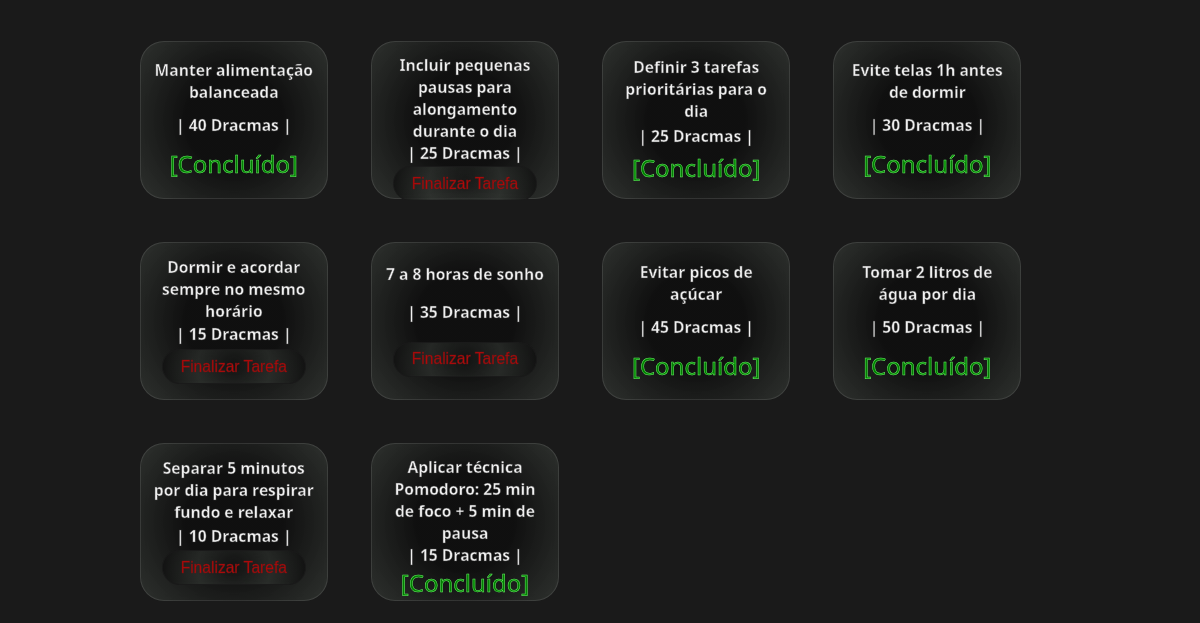
/menu (signed in, lower part), run on an earlier commit of the app's database.
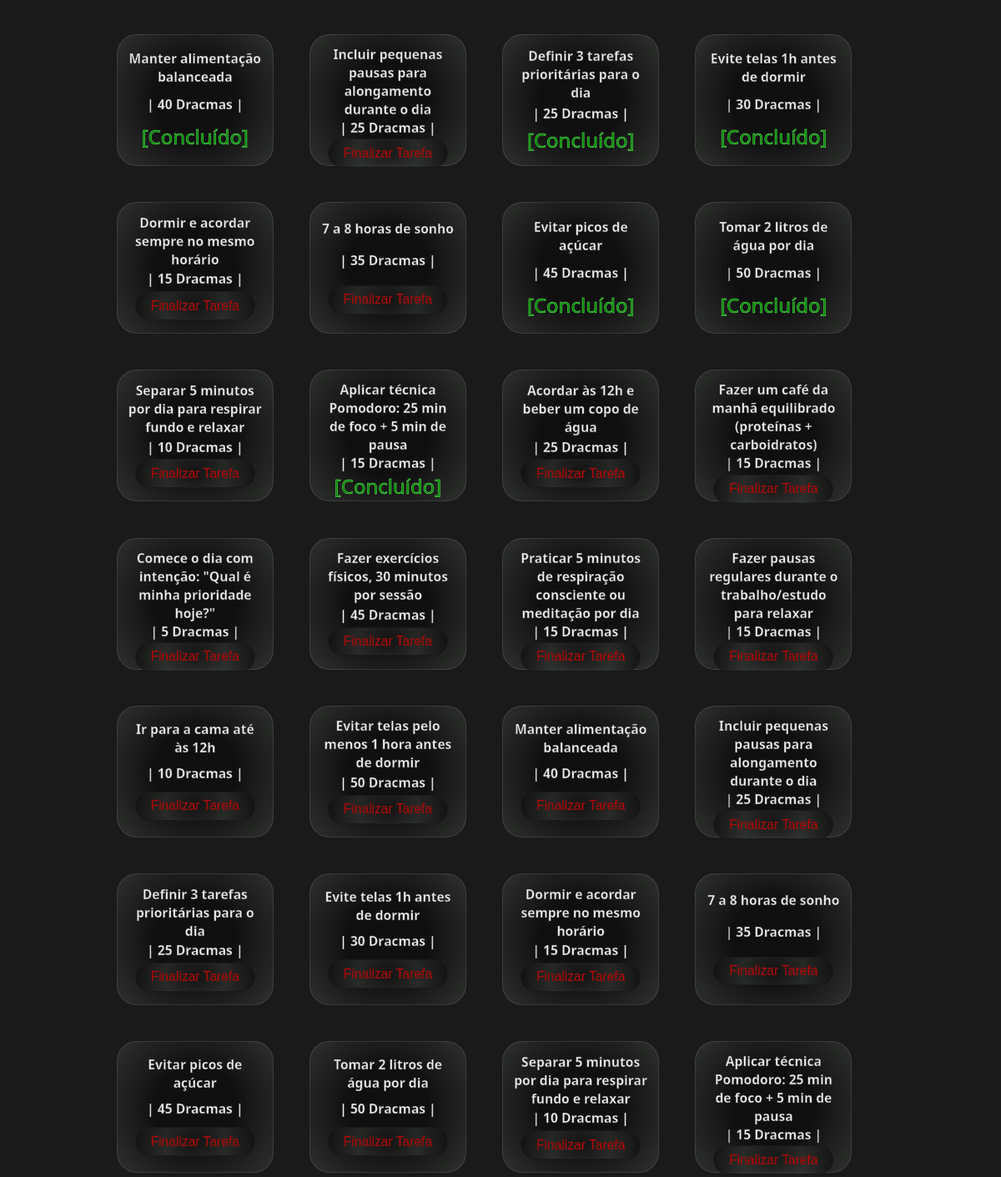
And on a later commit of the database.
### banco_de_dados/models.py (models this page shows)
class Task(Base):
    __tablename__ = 'task'
    task_id = Column(Integer, primary_key=True, autoincrement=True)
    user_id = Column(Integer, ForeignKey('user.user_id'), nullable=False)
    titulo = Column(String(100), nullable=False)
    pilulas_recompensa = Column(Integer, nullable=False)
    concluido = Column(Boolean, default=False)
    user = relationship('User', back_populates='tasks')
    user_tasks = relationship('UserTasks', back_populates='task')

### app.py (the view)
@app.route('/menu')
@login_required
def menu():
    reiniciarTask()
    db_session = DB_Session()
    try:
        user_id = session['user_id']
        user = db_session.query(User).get(user_id)
        pilulas = user.pilulas if user else 0
        tasks = db_session.query(Task).filter(Task.user_id.is_(user_id)).all()
    finally:
        db_session.close()
    return render_template('index.html', tarefas=tasks, pilulas_totais=pilulas)

### app.py (called while the page is built)
def login_required(f): #recebe outra funcao como parametro, por exemplo a rota index
    @wraps(f) #mantem o nome e a documentação da função original
    def decorated_function(*args, **kwargs):
        if 'user_id' not in session:
            flash("Você precisa estar logado.")
            return redirect(url_for('login')) # se nao tiver logado, irar impedir o acesso do usario a aqla pagina
        return f(*args, **kwargs) #se logado, execulta a funcao normalmente
    return decorated_function

### banco_de_dados/services.py (called while the page is built, shortened)
def reiniciarTask():
    db_session = DB_Session()
    try:
        controle = db_session.query(ControleReset).first()
        hoje = date.today()
        if controle.data_ultima_reset != hoje:
            db_session.query(Task).update({Task.concluido: False})
            controle.data_ultima_reset = hoje
            db_session.commit()
    finally:
        db_session.close()

### templates/index.html (shortened to what this page needs)
<!doctype html>
<html lang="en">
<head>
    <link rel="stylesheet" href="{{ url_for('static', filename='style.css') }}">
</head>
<body id="body_index">
    <main id="main_conteiner">
        <div id="d_tarefas">
                <ul id="ul_tarefas">
                    {% for tarefa in tarefas %}
                        <li id="li_tarefas">
                            <strong>{{ tarefa.titulo }}</strong>
                            <strong>| {{ tarefa.pilulas_recompensa }} Dracmas |</strong>
                            {% if tarefa.concluido %}
                                <span>[Concluído]</span>
                            {% else %}
                                <form action="{{ url_for('concluirTarefa', task_id=tarefa.task_id) }}" method="post" style="display:inline;">
                                    <button class="b_tarefas" type="submit">Finalizar Tarefa</button>
                                </form>
                            {% endif %}
                        </li>
                    {% else %}
                        <h1>Por favor, reponda o formulario para que possamos oderecer a melhor rotina possivel para voce</h1>
                        <h3><a href="{{url_for('coletarDados')}}">Coleta de dados</a></h3>
                    {% endfor %}
                </ul>
        </div>
    </main>
</body>
</html>

### static/style.css (style rules this page uses)
* { margin: 0; }
#body_index { background-image: url(/static/imagens/full.png); background-size: cover; background-repeat: no-repeat; background-attachment: fixed; background-color: #1a1a1a; color: #f0f0f0; font-family: 'Segoe UI', sans-serif; width: 100%; height: 100%; }
#main_conteiner { display: flex; flex-direction: column; justify-content: flex-start; align-items: center; width: 98.5vw; height: 100vw; }
#main_conteiner #d_tarefas { display: flex; flex-direction: column; align-items: center; width: 80%; height: 110%; margin: 0vw 10vw 15vw 10vw; }
#main_conteiner #d_tarefas #ul_tarefas { display: flex; width: 100%; height: 100%; flex-wrap: wrap; padding-left: 0; }
#main_conteiner #d_tarefas #li_tarefas { display: flex; flex-direction: column; align-items: center; justify-content: space-around; list-style: none; width: 13.5vw; height: 11vw; margin: 1.8vw; padding: 1vw 1vw 1vw 1vw; font-size: 1.3vw; background: radial-gradient( circle, rgba(15, 15, 15, 0.9) 40%, rgba(60, 65, 60, 0.6) 100% ); border: 1px solid rgba(255, 255, 255, 0.1); backdrop-filter: blur(4px); border-radius: 2vw 2vw; -webkit-text-stroke: 0.5px rgba(59, 59, 59, 0.911); }
#main_conteiner #d_tarefas #li_tarefas strong, span, button { text-align: center; }
.b_tarefas { display: flex; justify-content: center; align-items: center; margin: 0.2vw; width: 12vw; height: 2.9vw; font-size: 1.3vw; color: rgb(187, 7, 7); background: radial-gradient( circle, rgba(60, 65, 60, 0.1) 0%, rgba(60, 65, 60, 0.5) 50%, rgba(15, 15, 15, 0.8) 100% ); border: 1.5px solid rgb(0, 0, 0); backdrop-filter: blur(4px); border-radius: 2vw 2vw; -webkit-text-stroke: 0.5px rgba(109, 23, 23, 0.911); }
#main_conteiner #d_tarefas #li_tarefas span { text-align: center; font-size: 2vw; color: rgb(0, 128, 0); text-shadow: 5px 5px 5px solid rgb(0, 0, 0); -webkit-text-stroke: 0.5px rgb(113, 255, 108); }
button[type="submit"] { border: 1px solid #1a1a1a; border-radius: 2vw; cursor: pointer; }

What changed in the data, as far as the page shows it:
added Task: titulo "Acordar às 12h e beber um copo de água", pilulas_recompensa "25"
added Task: titulo "Fazer um café da manhã equilibrado (proteínas + carboidratos)", pilulas_recompensa "15"
added Task: titulo "Comece o dia com intenção: \"Qual é minha prioridade hoje?\"", pilulas_recompensa "5"
added Task: titulo "Fazer exercícios físicos, 30 minutos por sessão", pilulas_recompensa "45"
added Task: titulo "Praticar 5 minutos de respiração consciente ou meditação por dia", pilulas_recompensa "15"
added Task: titulo "Fazer pausas regulares durante o trabalho/estudo para relaxar", pilulas_recompensa "15"
added Task: titulo "Ir para a cama até às 12h", pilulas_recompensa "10"
added Task: titulo "Evitar telas pelo menos 1 hora antes de dormir", pilulas_recompensa "50"
added Task: titulo "Manter alimentação balanceada", pilulas_recompensa "40"
added Task: titulo "Incluir pequenas pausas para alongamento durante o dia", pilulas_recompensa "25"
added Task: titulo "Definir 3 tarefas prioritárias para o dia", pilulas_recompensa "25"
added Task: titulo "Evite telas 1h antes de dormir", pilulas_recompensa "30"
added Task: titulo "Dormir e acordar sempre no mesmo horário", pilulas_recompensa "15"
added Task: titulo "7 a 8 horas de sonho", pilulas_recompensa "35"
added Task: titulo "Evitar picos de açúcar", pilulas_recompensa "45"
added Task: titulo "Tomar 2 litros de água por dia", pilulas_recompensa "50"
added Task: titulo "Separar 5 minutos por dia para respirar fundo e relaxar", pilulas_recompensa "10"
added Task: titulo "Aplicar técnica Pomodoro: 25 min de foco + 5 min de pausa", pilulas_recompensa "15"
